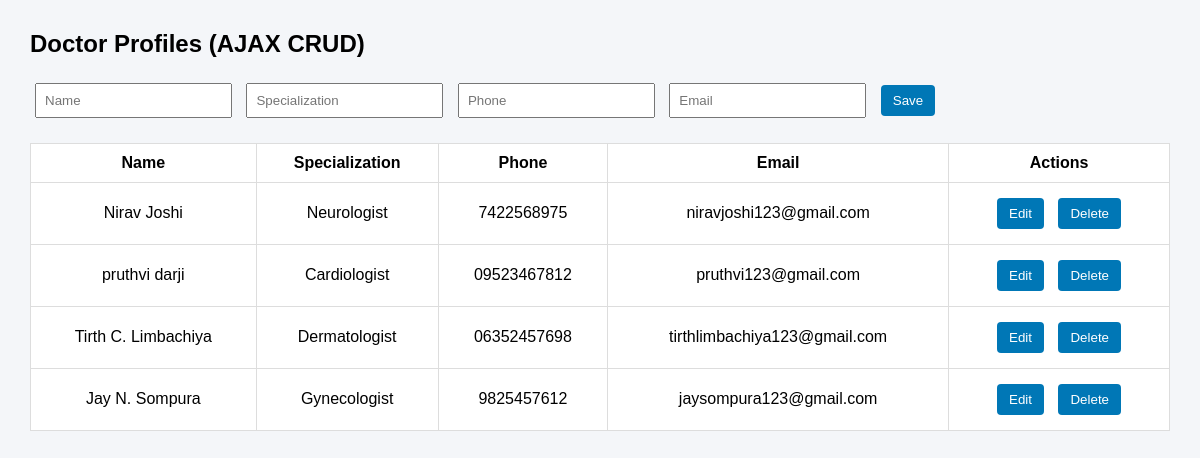
The page / on the database its author committed.
### doctorapp/models.py (models this page shows, shortened)
class Doctor(models.Model):
    name = models.CharField(max_length=100)
    specialization = models.CharField(max_length=100)
    phone = models.CharField(max_length=15)
    email = models.EmailField()

### doctorapp/views.py (the view)
# urls.py: 2. Add a URL to urlpatterns:  path('', views.home, name='home')
def home(request):
    doctors = Doctor.objects.all()
    return render(request, 'doctorapp/home.html', {'doctors': doctors})

### doctorapp/templates/doctorapp/home.html (shortened to what this page needs)
<!DOCTYPE html>
<html lang="en">
<head>
</head>
<body>
  <h2>Doctor Profiles (AJAX CRUD)</h2>
  <form id="doctorForm">
    <input type="text" id="name" placeholder="Name" required>
    <input type="text" id="specialization" placeholder="Specialization" required>
    <input type="text" id="phone" placeholder="Phone" required>
    <input type="email" id="email" placeholder="Email" required>
    <button type="submit">Save</button>
  </form>
  <table id="doctorTable">
    <thead>
      <tr>
        <th>Name</th>
        <th>Specialization</th>
        <th>Phone</th>
        <th>Email</th>
        <th>Actions</th>
      </tr>
    </thead>
    <tbody>
      {% for doctor in doctors %}
      <tr data-id="{{ doctor.id }}">
        <td class="name">{{ doctor.name }}</td>
        <td class="specialization">{{ doctor.specialization }}</td>
        <td class="phone">{{ doctor.phone }}</td>
        <td class="email">{{ doctor.email }}</td>
        <td>
          <button class="editBtn">Edit</button>
          <button class="deleteBtn">Delete</button>
        </td>
      </tr>
      {% endfor %}
    </tbody>
  </table>
</body>
</html>

### doctorapp/templates/doctorapp/home.html (style rules this page uses)
body { font-family: Arial; margin: 30px; background-color: #f4f6f9; }
input { margin: 5px; padding: 8px; }
button { padding: 8px 12px; margin: 5px; background: #0077b6; color: white; border: none; border-radius: 4px; }
table { border-collapse: collapse; width: 100%; background: white; margin-top: 20px; }
th, td { border: 1px solid #ddd; padding: 10px; text-align: center; }

### rows shown on the page
Doctor: name "Nirav Joshi", specialization "Neurologist", phone "7422568975", email "niravjoshi123@gmail.com"
Doctor: name "pruthvi darji", specialization "Cardiologist", phone "09523467812", email "pruthvi123@gmail.com"
Doctor: name "Tirth C. Limbachiya", specialization "Dermatologist", phone "06352457698", email "tirthlimbachiya123@gmail.com"
Doctor: name "Jay N. Sompura", specialization "Gynecologist", phone "9825457612", email "jaysompura123@gmail.com"
